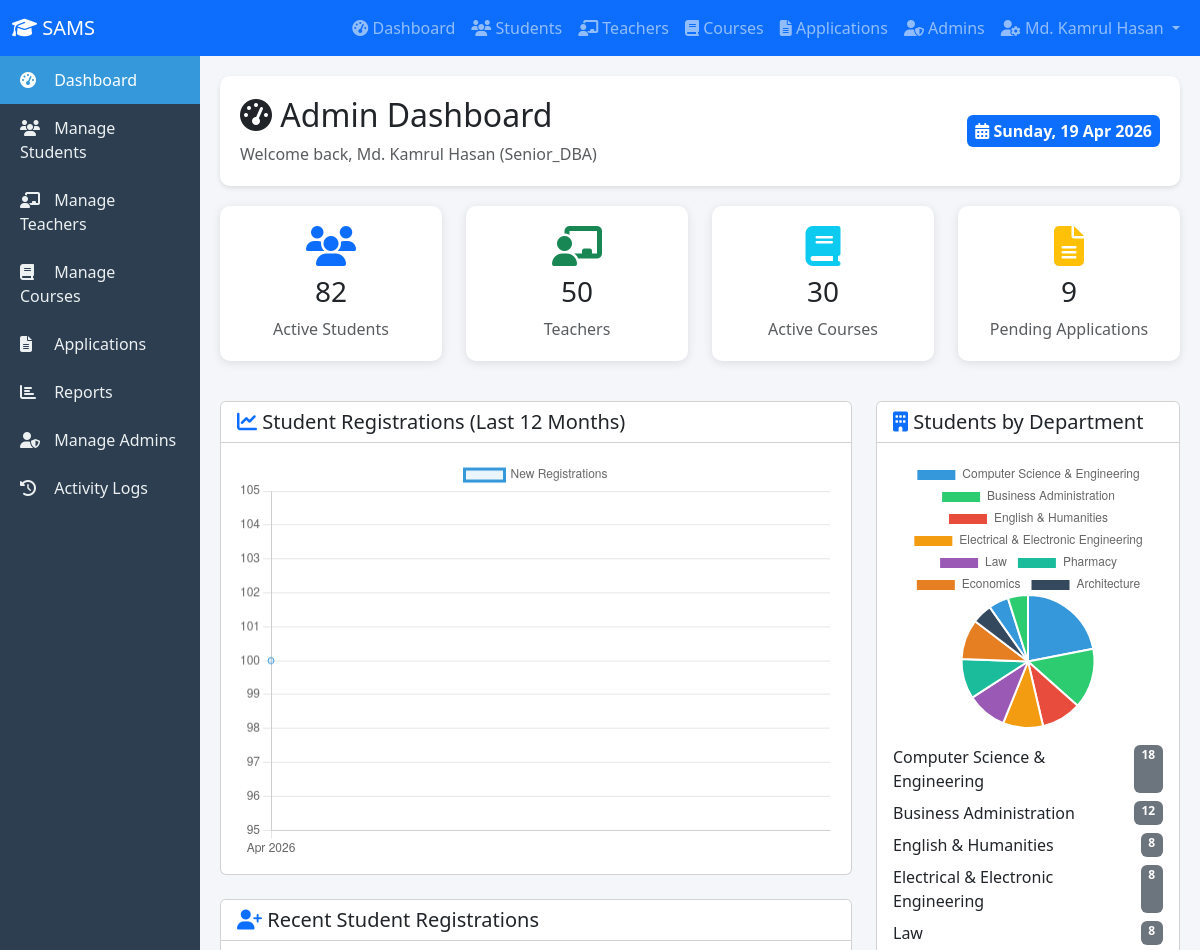
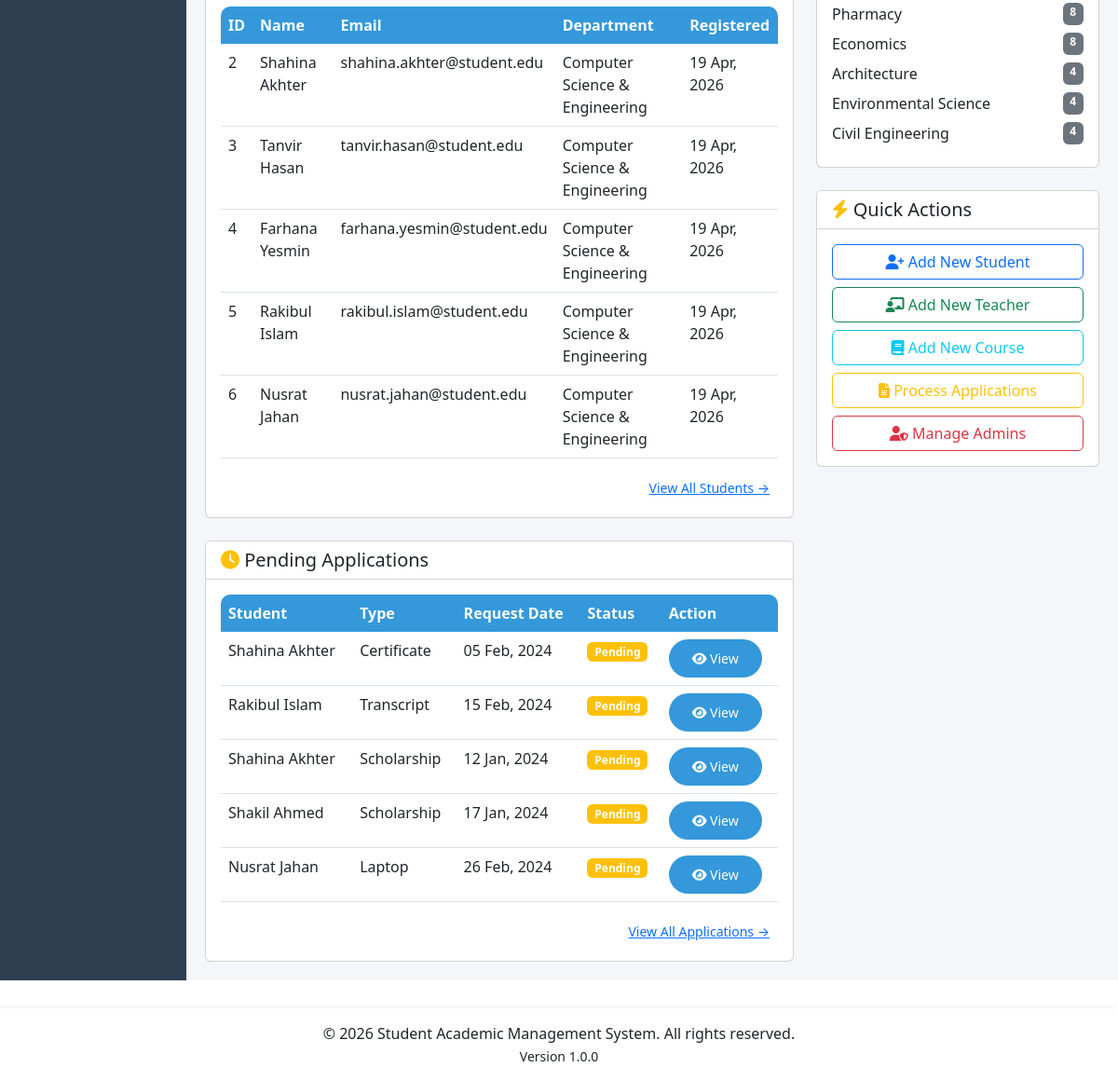
Screenshot of /admin/dashboard.php (signed in) with the database file from the repository (2 pictures, top to bottom).
### tables this page shows
CREATE TABLE student (
    student_id INT AUTO_INCREMENT PRIMARY KEY,
    student_name VARCHAR(100) NOT NULL,
    email VARCHAR(100) UNIQUE NOT NULL,
    password_hash VARCHAR(255) NOT NULL,
    phone VARCHAR(20),
    department_id INT NOT NULL,
    advisor_id INT NOT NULL,
    batch INT,
    current_semester_id INT,
    admission_date DATE,
    status ENUM('active', 'graduated', 'suspended', 'withdrawn') DEFAULT 'active',
    created_at TIMESTAMP DEFAULT CURRENT_TIMESTAMP,
    updated_at TIMESTAMP DEFAULT CURRENT_TIMESTAMP ON UPDATE CURRENT_TIMESTAMP,
    FOREIGN KEY (department_id) REFERENCES department(department_id) ON DELETE RESTRICT ON UPDATE CASCADE,
    FOREIGN KEY (advisor_id) REFERENCES advisor(advisor_id) ON DELETE RESTRICT ON UPDATE CASCADE,
    FOREIGN KEY (current_semester_id) REFERENCES semester(semester_id) ON DELETE SET NULL ON UPDATE CASCADE,
    INDEX idx_student_email (email),
    INDEX idx_student_department (department_id),
    INDEX idx_student_advisor (advisor_id),
    INDEX idx_student_status (status)
);

CREATE TABLE department (
    department_id INT AUTO_INCREMENT PRIMARY KEY,
    department_name VARCHAR(100) NOT NULL,
    building VARCHAR(50),
    established_year YEAR,
    created_at TIMESTAMP DEFAULT CURRENT_TIMESTAMP,
    updated_at TIMESTAMP DEFAULT CURRENT_TIMESTAMP ON UPDATE CURRENT_TIMESTAMP
);

CREATE TABLE application (
    application_id INT AUTO_INCREMENT PRIMARY KEY,
    student_id INT NOT NULL,
    application_type VARCHAR(30) NOT NULL,
    request_date DATE DEFAULT CURRENT_DATE,
    status ENUM('pending', 'approved', 'rejected', 'processing') DEFAULT 'pending',
    approved_date DATE,
    rejection_reason TEXT,
    
     
    certificate_type VARCHAR(50),
    
     
    copies INT DEFAULT 1,
    
     
    cgpa DECIMAL(3,2),
    family_income DECIMAL(10,2),
    
     
    route VARCHAR(50),
    pickup_point VARCHAR(50),
    
     
    graduation_year YEAR,
    
     
    laptop_application_date DATE,
    
     
    extra_notes TEXT,
    
    created_at TIMESTAMP DEFAULT CURRENT_TIMESTAMP,
    updated_at TIMESTAMP DEFAULT CURRENT_TIMESTAMP ON UPDATE CURRENT_TIMESTAMP,
    
    CONSTRAINT chk_application_type CHECK (application_type IN (
        'certificate', 'transcript', 'scholarship', 'laptop', 'transport_card', 'convocation'
    )),
    
    FOREIGN KEY (student_id) REFERENCES student(student_id) ON DELETE CASCADE ON UPDATE CASCADE,
    
    INDEX idx_application_student (student_id),
    INDEX idx_application_type (application_type),
    INDEX idx_application_status (status),
    INDEX idx_application_cgpa (cgpa)
);

### config/database.php (called while the page is built, shortened)
<?php
class Database {
    private static $instance = null;
    private $pdo;
    private function __construct() {
        try {
            $this->pdo = new PDO(
                "mysql:host=" . DB_HOST . ";dbname=" . DB_NAME . ";charset=utf8mb4",
                DB_USER,
                DB_PASS,
                [
                    PDO::ATTR_ERRMODE => PDO::ERRMODE_EXCEPTION,
                    PDO::ATTR_DEFAULT_FETCH_MODE => PDO::FETCH_ASSOC,
                    PDO::ATTR_EMULATE_PREPARES => false
                ]
            );
        } catch(PDOException $e) {
            die("Database Connection Failed: " . $e->getMessage());
        }
    }
    public static function getInstance() {
        if (self::$instance === null) {
            self::$instance = new Database();
        }
        return self::$instance;
    }
    public function getConnection() {
        return $this->pdo;
    }
}
function dbQuery($sql, $params = []) {
    $db = Database::getInstance()->getConnection();
    $stmt = $db->prepare($sql);
    $stmt->execute($params);
    return $stmt;
}
function dbGetRow($sql, $params = []) {
    $stmt = dbQuery($sql, $params);
    return $stmt->fetch();
}
function dbGetAll($sql, $params = []) {
    $stmt = dbQuery($sql, $params);
    return $stmt->fetchAll();
}
?>

### config/session.php (called while the page is built, shortened)
<?php
function isAdminLoggedIn() {
    return isset($_SESSION['admin_id']) && isset($_SESSION['user_type']) && $_SESSION['user_type'] === 'admin';
}
function hasAdminPermission($permission) {
    $sql = "SELECT CheckAdminPermission(?, ?) as has_permission";
    $result = dbGetRow($sql, [$_SESSION['admin_id'], $permission]);
    return $result && $result['has_permission'] == 1;
}
?>

### admin/dashboard.php (the view, shortened to what this page needs)
<?php
$admin_role = $_SESSION['admin_role_name'];
$stats = getAdminStats();
$recent_students = dbGetAll("
    SELECT student_id, student_name, email, department_id, created_at
    FROM student
    ORDER BY created_at DESC
    LIMIT 5
");
$recent_apps = dbGetAll("
    SELECT a.*, s.student_name
    FROM application a
    JOIN student s ON a.student_id = s.student_id
    WHERE a.status = 'pending'
    ORDER BY a.created_at DESC
    LIMIT 5
");
$dept_stats = dbGetAll("
    SELECT d.department_name, COUNT(s.student_id) as student_count
    FROM department d
    LEFT JOIN student s ON d.department_id = s.department_id AND s.status = 'active'
    GROUP BY d.department_id
    ORDER BY student_count DESC
");
$monthly_reg = dbGetAll("
    SELECT
        DATE_FORMAT(created_at, '%Y-%m') as month,
        COUNT(*) as count
    FROM student
    WHERE created_at >= DATE_SUB(NOW(), INTERVAL 12 MONTH)
    GROUP BY DATE_FORMAT(created_at, '%Y-%m')
    ORDER BY month
");
$months = [];
$reg_counts = [];
foreach ($monthly_reg as $m) {
    $months[] = date('M Y', strtotime($m['month'] . '-01'));
    $reg_counts[] = $m['count'];
}
?>
<?php include '../includes/header.php'; ?>
<div class="page-header">
    <div class="row align-items-center">
        <div class="col-md-8">
            <h2><i class="fas fa-tachometer-alt"></i> Admin Dashboard</h2>
            <p class="text-muted mb-0">Welcome back, <?php echo $_SESSION['admin_name']; ?> (<?php echo $admin_role; ?>)</p>
        </div>
        <div class="col-md-4 text-md-end">
            <span class="badge bg-primary fs-6 p-2">
                <i class="fas fa-calendar-alt"></i> <?php echo date('l, d M Y'); ?>
            </span>
        </div>
    </div>
</div>
<div class="row mb-4">
    <div class="col-md-3 mb-3">
        <div class="stat-card text-center">
            <i class="fas fa-users fa-2x text-primary"></i>
            <h3 class="mt-2"><?php echo $stats['total_students']; ?></h3>
            <p class="text-muted mb-0">Active Students</p>
        </div>
    </div>
    <div class="col-md-3 mb-3">
        <div class="stat-card text-center">
            <i class="fas fa-chalkboard-user fa-2x text-success"></i>
            <h3 class="mt-2"><?php echo $stats['total_teachers']; ?></h3>
            <p class="text-muted mb-0">Teachers</p>
        </div>
    </div>
    <div class="col-md-3 mb-3">
        <div class="stat-card text-center">
            <i class="fas fa-book fa-2x text-info"></i>
            <h3 class="mt-2"><?php echo $stats['total_courses']; ?></h3>
            <p class="text-muted mb-0">Active Courses</p>
        </div>
    </div>
    <div class="col-md-3 mb-3">
        <div class="stat-card text-center">
            <i class="fas fa-file-alt fa-2x text-warning"></i>
            <h3 class="mt-2"><?php echo $stats['pending_applications']; ?></h3>
            <p class="text-muted mb-0">Pending Applications</p>
        </div>
    </div>
</div>
<div class="row">
    <div class="col-lg-8">
        <div class="card mb-4">
            <div class="card-header bg-white">
                <h5 class="mb-0"><i class="fas fa-chart-line text-primary"></i> Student Registrations (Last 12 Months)</h5>
            </div>
            <div class="card-body">
                <canvas id="regChart" height="200"></canvas>
            </div>
        </div>
        <div class="card mb-4">
            <div class="card-header bg-white">
                <h5 class="mb-0"><i class="fas fa-user-plus text-primary"></i> Recent Student Registrations</h5>
            </div>
            <div class="card-body">
                <div class="table-responsive">
                    <table class="table table-hover">
                        <thead>
                            <tr>
                                <th>ID</th>
                                <th>Name</th>
                                <th>Email</th>
                                <th>Department</th>
                                <th>Registered</th>
                            </tr>
                        </thead>
                        <tbody>
                            <?php foreach ($recent_students as $s): ?>
                            <tr>
                                <td><?php echo $s['student_id']; ?></td>
                                <td><?php echo htmlspecialchars($s['student_name']); ?></td>
                                <td><?php echo $s['email']; ?></td>
                                <td><?php echo getDepartmentName($s['department_id']); ?></td>
                                <td><?php echo formatDate($s['created_at']); ?></td>
                            </tr>
                            <?php endforeach; ?>
                        </tbody>
                    </table>
                </div>
                <div class="text-end">
                    <a href="students.php" class="btn btn-sm btn-link">View All Students →</a>
                </div>
            </div>
        </div>
        <div class="card">
            <div class="card-header bg-white">
                <h5 class="mb-0"><i class="fas fa-clock text-warning"></i> Pending Applications</h5>
            </div>
            <div class="card-body">
                <?php if (empty($recent_apps)): ?>
                    <p class="text-muted text-center mb-0">No pending applications</p>
                <?php else: ?>
                    <div class="table-responsive">
                        <table class="table table-hover">
                            <thead>
                                <tr>
                                    <th>Student</th>
                                    <th>Type</th>
                                    <th>Request Date</th>
                                    <th>Status</th>
                                    <th>Action</th>
                                </tr>
                            </thead>
                            <tbody>
                                <?php foreach ($recent_apps as $app): ?>
                                <tr>
                                    <td><?php echo htmlspecialchars($app['student_name']); ?></td>
                                    <td><?php echo ucfirst($app['application_type']); ?></td>
                                    <td><?php echo formatDate($app['request_date']); ?></td>
                                    <td><?php echo getStatusBadge($app['status']); ?></td>
                                    <td>
                                        <a href="applications.php" class="btn btn-sm btn-primary">
                                            <i class="fas fa-eye"></i> View
                                        </a>
                                    </td>
                                </tr>
                                <?php endforeach; ?>
                            </tbody>
                        </table>
                    </div>
                    <div class="text-end">
                        <a href="applications.php" class="btn btn-sm btn-link">View All Applications →</a>
                    </div>
                <?php endif; ?>
            </div>
        </div>
    </div>
    <div class="col-lg-4">
        <div class="card mb-4">
            <div class="card-header bg-white">
                <h5 class="mb-0"><i class="fas fa-building text-primary"></i> Students by Department</h5>
            </div>
            <div class="card-body">
                <canvas id="deptChart" height="200"></canvas>
                <div class="mt-3">
                    <?php foreach ($dept_stats as $dept): ?>
                    <div class="d-flex justify-content-between mb-2">
                        <span><?php echo $dept['department_name']; ?></span>
                        <span class="badge bg-secondary"><?php echo $dept['student_count']; ?></span>
                    </div>
                    <?php endforeach; ?>
                </div>
            </div>
        </div>
        <div class="card">
            <div class="card-header bg-white">
                <h5 class="mb-0"><i class="fas fa-bolt text-warning"></i> Quick Actions</h5>
            </div>
            <div class="card-body">
                <div class="d-grid gap-2">
                    <a href="students.php?action=add" class="btn btn-outline-primary">
                        <i class="fas fa-user-plus"></i> Add New Student
                    </a>
                    <a href="teachers.php?action=add" class="btn btn-outline-success">
                        <i class="fas fa-chalkboard-user"></i> Add New Teacher
                    </a>
                    <a href="courses.php?action=add" class="btn btn-outline-info">
                        <i class="fas fa-book"></i> Add New Course
                    </a>
                    <a href="applications.php" class="btn btn-outline-warning">
                        <i class="fas fa-file-alt"></i> Process Applications
                    </a>
                    <?php if (hasAdminPermission('manage_admins')): ?>
                    <a href="admins.php" class="btn btn-outline-danger">
                        <i class="fas fa-user-shield"></i> Manage Admins
                    </a>
                    <?php endif; ?>
                </div>
            </div>
        </div>
    </div>
</div>
<script>
// Registration Chart
<?php if (!empty($monthly_reg)): ?>
const regCtx = document.getElementById('regChart').getContext('2d');
new Chart(regCtx, {
    type: 'line',
    data: {
        labels: <?php echo json_encode($months); ?>,
        datasets: [{
            label: 'New Registrations',
            data: <?php echo json_encode($reg_counts); ?>,
            borderColor: '#3498db',
            backgroundColor: 'rgba(52, 152, 219, 0.1)',
            fill: true,
            tension: 0.3
        }]
    },
    options: {
        responsive: true,
        maintainAspectRatio: true
    }
});
<?php endif; ?>
// Department Chart
<?php if (!empty($dept_stats)): ?>
const deptCtx = document.getElementById('deptChart').getContext('2d');
const deptLabels = <?php echo json_encode(array_column($dept_stats, 'department_name')); ?>;
const deptData = <?php echo json_encode(array_column($dept_stats, 'student_count')); ?>;
new Chart(deptCtx, {
    type: 'pie',
    data: {
        labels: deptLabels,
        datasets: [{
            data: deptData,
            backgroundColor: ['#3498db', '#2ecc71', '#e74c3c', '#f39c12', '#9b59b6', '#1abc9c', '#e67e22', '#34495e']
        }]
    },
    options: {
        responsive: true,
        maintainAspectRatio: true
    }
});
<?php endif; ?>
</script>
<?php include '../includes/footer.php'; ?>

### includes/functions.php (shortened to what this page needs)
<?php
function getDepartmentName($dept_id) {
    $r = dbGetRow("SELECT department_name FROM department WHERE department_id = ?", [$dept_id]);
    return $r ? $r['department_name'] : 'N/A';
}
function getStatusBadge($status) {
    $badges = [
        'pending' => 'warning', 'processing' => 'info', 'approved' => 'success',
        'rejected' => 'danger', 'confirmed' => 'success', 'issued' => 'success',
        'active' => 'success', 'graduated' => 'primary', 'suspended' => 'danger',
        'withdrawn' => 'secondary'
    ];
    $c = $badges[$status] ?? 'secondary';
    return "<span class='badge bg-$c'>" . ucfirst($status) . "</span>";
}
function formatDate($date, $format = DATE_FORMAT) {
    return ($date && $date != '0000-00-00') ? date($format, strtotime($date)) : 'N/A';
}
function getAdminStats() {
    $stats['total_students'] = dbGetRow("SELECT COUNT(*) as total FROM student WHERE status = 'active'")['total'];
    $stats['total_teachers'] = dbGetRow("SELECT COUNT(*) as total FROM teacher")['total'];
    $stats['total_courses'] = dbGetRow("SELECT COUNT(*) as total FROM course WHERE is_active = 1")['total'];
    $stats['pending_applications'] = dbGetRow("SELECT COUNT(*) as total FROM application WHERE status = 'pending'")['total'];
    return $stats;
}
?>

### rows the page displays
student: student_id "2", student_name "Shahina Akhter", email "shahina.akhter@student.edu", department.department_name "Computer Science & Engineering", created_at "19 Apr, 2026"
student: student_id "3", student_name "Tanvir Hasan", email "tanvir.hasan@student.edu", department.department_name "Computer Science & Engineering", created_at "19 Apr, 2026"
student: student_id "4", student_name "Farhana Yesmin", email "farhana.yesmin@student.edu", department.department_name "Computer Science & Engineering", created_at "19 Apr, 2026"
student: student_id "5", student_name "Rakibul Islam", email "rakibul.islam@student.edu", department.department_name "Computer Science & Engineering", created_at "19 Apr, 2026"
student: student_id "6", student_name "Nusrat Jahan", email "nusrat.jahan@student.edu", department.department_name "Computer Science & Engineering", created_at "19 Apr, 2026"
application: student.student_name "Shahina Akhter", application_type "Certificate", request_date "05 Feb, 2024", status "Pending"
application: student.student_name "Rakibul Islam", application_type "Transcript", request_date "15 Feb, 2024", status "Pending"
application: student.student_name "Shahina Akhter", application_type "Scholarship", request_date "12 Jan, 2024", status "Pending"
application: student.student_name "Shakil Ahmed", application_type "Scholarship", request_date "17 Jan, 2024", status "Pending"
application: student.student_name "Nusrat Jahan", application_type "Laptop", request_date "26 Feb, 2024", status "Pending"

### other values shown
APP_SHORT_NAME "SAMS"
$_SESSION['admin_name'] "Md. Kamrul Hasan"
$admin_role "Senior_DBA"
$stats['total_students'] "82"
$stats['total_teachers'] "50"
$stats['total_courses'] "30"
$stats['pending_applications'] "9"
$dept['department_name'] "Computer Science & Engineering"
$dept['student_count'] "18"
$dept['department_name'] "Business Administration"
$dept['student_count'] "12"
$dept['department_name'] "English & Humanities"
$dept['student_count'] "8"
$dept['department_name'] "Electrical & Electronic Engineering"
$dept['department_name'] "Law"
